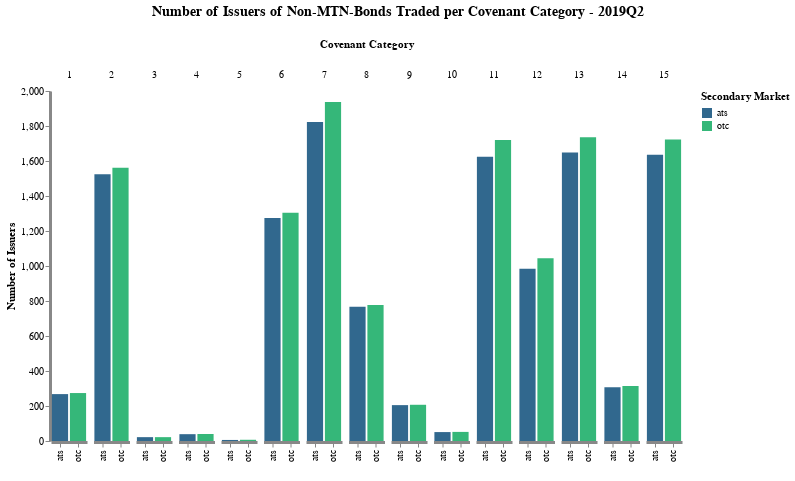

The cell this chart's notebook holds for it:
### Code cell
pl[1]

### Figure 1 — Vega-Lite specification as saved in the notebook (floating-point values rounded to 4 significant figures)
{"config": {"axis": {"domainWidth": 3}, "opacity": {"value": 0.7}, "view": {"stroke": "transparent"}}, "data": {"values": [{"cov_cat": 1, "cvt": "any", "perc_sbm_total": 13.62, "perc_total": 13.62, "period": "2019Q2", "rt": "any", "sbm": "otc", "value": 274, "variable": "cg1_issuers"}, {"cov_cat": 1, "cvt": "any", "perc_sbm_total": 14.24, "perc_total": 13.32, "period": "2019Q2", "rt": "any", "sbm": "ats", "value": 268, "variable": "cg1_issuers"}, {"cov_cat": 2, "cvt": "any", "perc_sbm_total": 77.58, "perc_total": 77.58, "period": "2019Q2", "rt": "any", "sbm": "otc", "value": 1561, "variable": "cg2_issuers"}, {"cov_cat": 2, "cvt": "any", "perc_sbm_total": 80.98, "perc_total": 75.75, "period": "2019Q2", "rt": "any", "sbm": "ats", "value": 1524, "variable": "cg2_issuers"}, {"cov_cat": 3, "cvt": "any", "perc_sbm_total": 1.093, "perc_total": 1.093, "period": "2019Q2", "rt": "any", "sbm": "otc", "value": 22, "variable": "cg3_issuers"}, {"cov_cat": 3, "cvt": "any", "perc_sbm_total": 1.169, "perc_total": 1.093, "period": "2019Q2", "rt": "any", "sbm": "ats", "value": 22, "variable": "cg3_issuers"}, {"cov_cat": 4, "cvt": "any", "perc_sbm_total": 1.988, "perc_total": 1.988, "period": "2019Q2", "rt": "any", "sbm": "otc", "value": 40, "variable": "cg4_issuers"}, {"cov_cat": 4, "cvt": "any", "perc_sbm_total": 2.072, "perc_total": 1.938, "period": "2019Q2", "rt": "any", "sbm": "ats", "value": 39, "variable": "cg4_issuers"}, {"cov_cat": 5, "cvt": "any", "perc_sbm_total": 0.3479, "perc_total": 0.3479, "period": "2019Q2", "rt": "any", "sbm": "otc", "value": 7, "variable": "cg5_issuers"}, {"cov_cat": 5, "cvt": "any", "perc_sbm_total": 0.3188, "perc_total": 0.2982, "period": "2019Q2", "rt": "any", "sbm": "ats", "value": 6, "variable": "cg5_issuers"}, {"cov_cat": 6, "cvt": "any", "perc_sbm_total": 64.86, "perc_total": 64.86, "period": "2019Q2", "rt": "any", "sbm": "otc", "value": 1305, "variable": "cg6_issuers"}, {"cov_cat": 6, "cvt": "any", "perc_sbm_total": 67.75, "perc_total": 63.37, "period": "2019Q2", "rt": "any", "sbm": "ats", "value": 1275, "variable": "cg6_issuers"}, {"cov_cat": 7, "cvt": "any", "perc_sbm_total": 96.27, "perc_total": 96.27, "period": "2019Q2", "rt": "any", "sbm": "otc", "value": 1937, "variable": "cg7_issuers"}, {"cov_cat": 7, "cvt": "any", "perc_sbm_total": 96.87, "perc_total": 90.61, "period": "2019Q2", "rt": "any", "sbm": "ats", "value": 1823, "variable": "cg7_issuers"}, {"cov_cat": 8, "cvt": "any", "perc_sbm_total": 38.62, "perc_total": 38.62, "period": "2019Q2", "rt": "any", "sbm": "otc", "value": 777, "variable": "cg8_issuers"}, {"cov_cat": 8, "cvt": "any", "perc_sbm_total": 40.75, "perc_total": 38.12, "period": "2019Q2", "rt": "any", "sbm": "ats", "value": 767, "variable": "cg8_issuers"}, {"cov_cat": 9, "cvt": "any", "perc_sbm_total": 10.29, "perc_total": 10.29, "period": "2019Q2", "rt": "any", "sbm": "otc", "value": 207, "variable": "cg9_issuers"}, {"cov_cat": 9, "cvt": "any", "perc_sbm_total": 10.89, "perc_total": 10.19, "period": "2019Q2", "rt": "any", "sbm": "ats", "value": 205, "variable": "cg9_issuers"}, {"cov_cat": 10, "cvt": "any", "perc_sbm_total": 2.584, "perc_total": 2.584, "period": "2019Q2", "rt": "any", "sbm": "otc", "value": 52, "variable": "cg10_issuers"}, {"cov_cat": 10, "cvt": "any", "perc_sbm_total": 2.71, "perc_total": 2.535, "period": "2019Q2", "rt": "any", "sbm": "ats", "value": 51, "variable": "cg10_issuers"}, {"cov_cat": 11, "cvt": "any", "perc_sbm_total": 85.49, "perc_total": 85.49, "period": "2019Q2", "rt": "any", "sbm": "otc", "value": 1720, "variable": "cg11_issuers"}, {"cov_cat": 11, "cvt": "any", "perc_sbm_total": 86.34, "perc_total": 80.77, "period": "2019Q2", "rt": "any", "sbm": "ats", "value": 1625, "variable": "cg11_issuers"}, {"cov_cat": 12, "cvt": "any", "perc_sbm_total": 51.94, "perc_total": 51.94, "period": "2019Q2", "rt": "any", "sbm": "otc", "value": 1045, "variable": "cg12_issuers"}, {"cov_cat": 12, "cvt": "any", "perc_sbm_total": 52.34, "perc_total": 48.96, "period": "2019Q2", "rt": "any", "sbm": "ats", "value": 985, "variable": "cg12_issuers"}, {"cov_cat": 13, "cvt": "any", "perc_sbm_total": 86.28, "perc_total": 86.28, "period": "2019Q2", "rt": "any", "sbm": "otc", "value": 1736, "variable": "cg13_issuers"}, {"cov_cat": 13, "cvt": "any", "perc_sbm_total": 87.62, "perc_total": 81.96, "period": "2019Q2", "rt": "any", "sbm": "ats", "value": 1649, "variable": "cg13_issuers"}, {"cov_cat": 14, "cvt": "any", "perc_sbm_total": 15.66, "perc_total": 15.66, "period": "2019Q2", "rt": "any", "sbm": "otc", "value": 315, "variable": "cg14_issuers"}, {"cov_cat": 14, "cvt": "any", "perc_sbm_total": 16.31, "perc_total": 15.26, "period": "2019Q2", "rt": "any", "sbm": "ats", "value": 307, "variable": "cg14_issuers"}, {"cov_cat": 15, "cvt": "any", "perc_sbm_total": 85.64, "perc_total": 85.64, "period": "2019Q2", "rt": "any", "sbm": "otc", "value": 1723, "variable": "cg15_issuers"}, {"cov_cat": 15, "cvt": "any", "perc_sbm_total": 86.93, "perc_total": 81.31, "period": "2019Q2", "rt": "any", "sbm": "ats", "value": 1636, "variable": "cg15_issuers"}]}, "encoding": {"color": {"field": "sbm", "legend": {"title": "Secondary Market"}, "scale": {"scheme": "viridis"}, "type": "nominal"}, "column": {"field": "cov_cat", "sort": "ascending", "title": "Covenant Category", "type": "ordinal"}, "x": {"axis": {"title": " "}, "field": "sbm", "type": "nominal"}, "y": {"axis": {"grid": false, "stack": null, "title": "Number of Issuers"}, "field": "value", "type": "quantitative"}}, "height": 350, "mark": "bar", "spacing": 4.5, "title": {"align": "center", "anchor": "middle", "fontSize": 14, "offset": 20, "text": ["Number of Issuers of Non-MTN-Bonds Traded per Covenant Category - 2019Q2"]}, "width": {"step": 18}}
